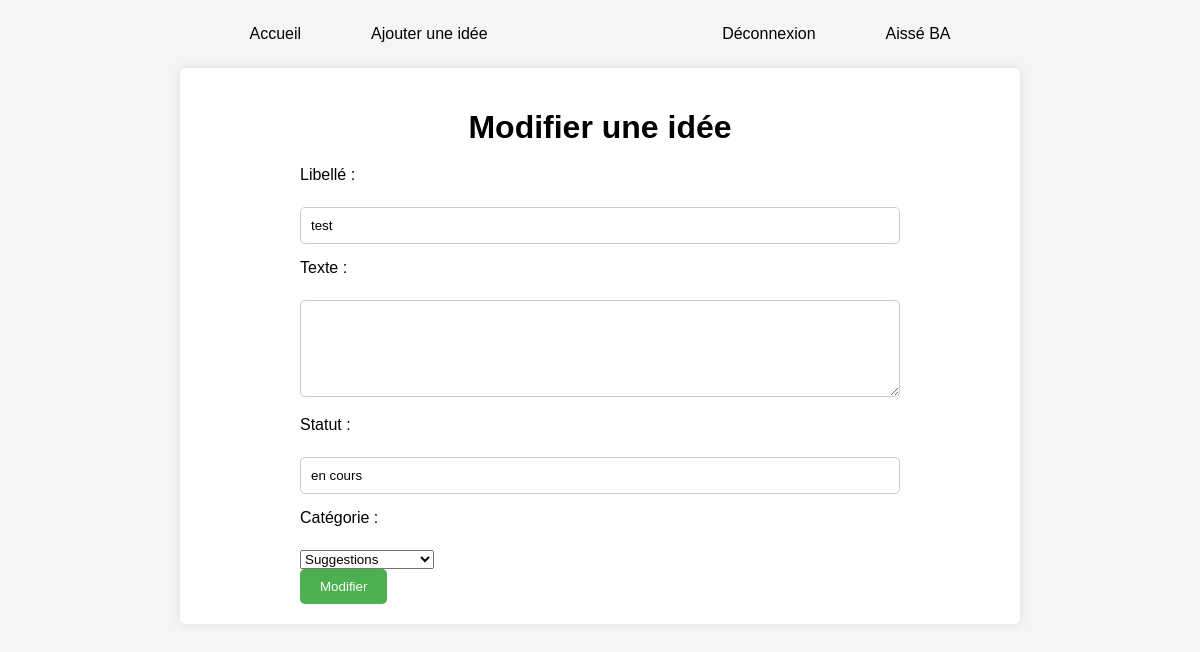
Page /update.php?id=86 (signed in) on the committed database.
### tables this page shows
CREATE TABLE `Idees` (
  `id` int(11) NOT NULL,
  `libelle` varchar(100) NOT NULL,
  `texte` text NOT NULL,
  `statut` varchar(15) NOT NULL DEFAULT 'en cours',
  `date_creation` datetime DEFAULT current_timestamp(),
  `id_cat` int(11) NOT NULL,
  `id_utilisateur` int(11) NOT NULL
);

CREATE TABLE `Categorie` (
  `id` int(11) NOT NULL,
  `nom` varchar(50) NOT NULL,
  `description` text DEFAULT NULL,
  `date_creation` datetime DEFAULT current_timestamp()
);

### update.php (the view, shortened to what this page needs)
<?php
require('cnx.php');
if(isset($_GET['id'])) {
    $id = $_GET['id'];
    $sql = $cnx->prepare("SELECT * FROM Idees WHERE id = :id");
    $sql->execute(array(':id' => $id));
    $idee = $sql->fetch(PDO::FETCH_ASSOC);
}
$sqlCategories = $cnx->prepare("SELECT * FROM Categorie");
$sqlCategories->execute();
$categories = $sqlCategories->fetchAll(PDO::FETCH_ASSOC);
?>
<!DOCTYPE html>
<html lang="en">
<head>
    <link rel="stylesheet" href="styles/addIdea.css">
</head>
<body>
<?php include('header.php') ?>
<div class="container">
    <h1>Modifier une idée</h1>
    <form action="traitement-update.php" method="post">
        <label for="libelle">Libellé :</label><br>
        <input type="text" id="libelle" name="libelle" value="<?php echo $idee['libelle']; ?>" required><br>
        <label for="texte">Texte :</label><br>
        <textarea id="texte" name="texte" rows="5" cols="33"><?php echo $idee['texte']; ?></textarea><br>
        <label for="statut">Statut :</label><br>
        <input type="text" id="statut" name="statut" value="<?php echo $idee['statut']; ?>" required><br>
        <label for="categorie">Catégorie :</label><br>
        <select id="categorie" name="id_cat">
            <?php foreach ($categories as $categorie): ?>
                <option value="<?php echo $categorie['id']; ?>" <?php if($categorie['id'] == $idee['id_cat']) echo 'selected'; ?>><?php echo $categorie['nom']; ?></option>
            <?php endforeach; ?>
        </select><br>
        <input type="submit" value="Modifier">
    </form>
</div>
</body>
</html>

### styles/addIdea.css (style rules this page uses)
body { font-family: Arial, sans-serif; background-color: #f5f5f5; margin: 0; padding: 0; }
.container { max-width: 800px; margin: 20px auto; background-color: #fff; padding: 20px; border-radius: 5px; box-shadow: 0 0 10px rgba(0, 0, 0, 0.1); }
h1 { text-align: center; margin-bottom: 20px; }
form { max-width: 600px; margin: 0 auto; }
label { display: block; margin-bottom: 5px; }
input[type="text"],input[type="tel"],input[type="password"],input[type="email"], textarea { width: 100%; padding: 10px; margin-bottom: 15px; border: 1px solid #ccc; border-radius: 5px; box-sizing: border-box; }
input[type="submit"] { background-color: #4CAF50; color: white; padding: 10px 20px; border: none; border-radius: 5px; cursor: pointer; }

### rows in the picture
idees: libelle "test", statut "en cours", id_cat "Suggestions"

### other values in the picture
$utilisateur['prenom'] "Aissé"
$utilisateur['nom'] "BA"
